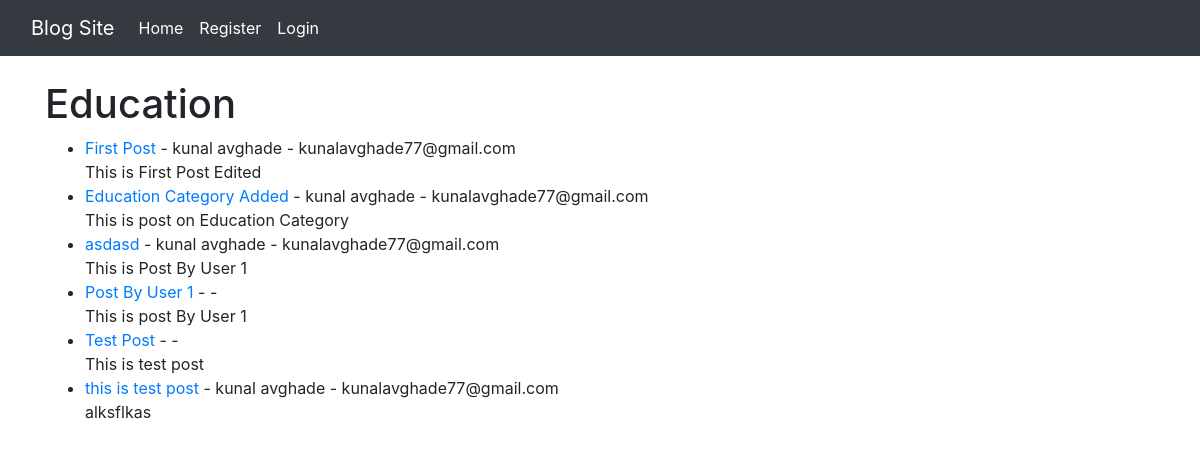
Screenshot of /catagory/Education/ with the database file from the repository.
### blog/models.py (models this page shows, shortened)
class Post(models.Model):
	title = models.CharField(max_length=25)
	author = models.ForeignKey(User, on_delete=models.CASCADE)
	body = models.TextField()
	post_date = models.DateField(auto_now_add=True)
	catagory = models.CharField(max_length=255, default = "coding")

### blog/views.py (the view)
# urls.py: path("catagory/<str:cats>/", catagoryView, name="catagory"),
def catagoryView(request, cats):
	print(cats)
	catagory_post = Post.objects.filter(catagory = cats)
	return  render(request, 'catagorys.html', {'cats':cats, 'catagory_post': catagory_post })

### blog/templates/catagorys.html (shortened to what this page needs)
{% extends 'base.html' %}
{% block content %}
<h1> {{cats}} </h1>
<ul>
{% for p in catagory_post %}
	<li> <a href="{% url 'article_details' p.pk %}">{{p.title}}</a> - {{p.author.first_name}} {{p.author.last_name}} - {{p.author.email}}
		<br> {{p.body | slice:"0:200" | safe}}
	</li>
{% endfor %}
</ul>
{% endblock %}

### rows the page displays
Post: title "First Post", author.first_name "kunal", author.last_name "avghade", author.email "kunalavghade77@gmail.com", body "This is First Post Edited"
Post: title "Education Category Added", author.first_name "kunal", author.last_name "avghade", author.email "kunalavghade77@gmail.com", body "This is post on Education Category"
Post: title "asdasd", author.first_name "kunal", author.last_name "avghade", author.email "kunalavghade77@gmail.com", body "This is Post By User 1"
Post: title "Post By User 1", body "This is post By User 1"
Post: title "Test Post", body "This is test post"
Post: title "this is test post", author.first_name "kunal", author.last_name "avghade", author.email "kunalavghade77@gmail.com", body "alksflkas"

### other values shown
{{ cats }} "Education"
